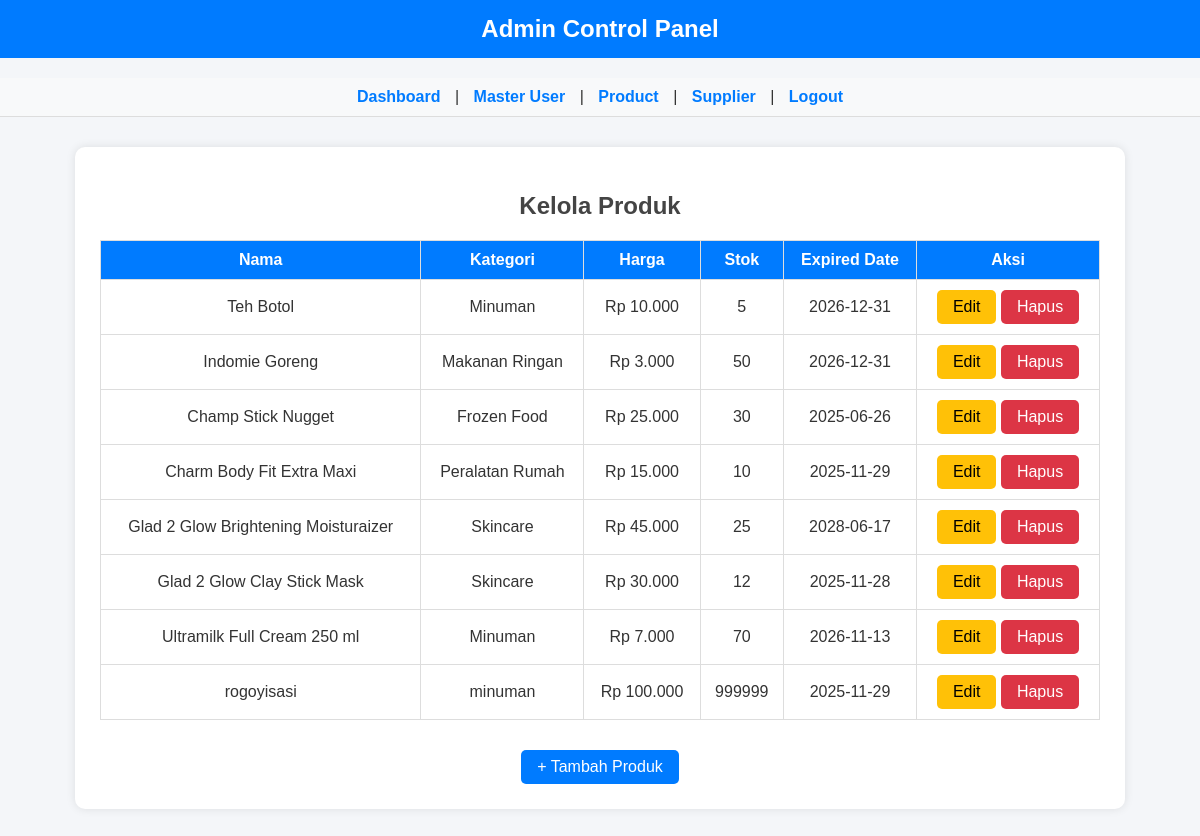
Page /dashboard_admin.php?page=product (signed in) on the committed database.
### tables this page shows
CREATE TABLE `products` (
  `id` int(11) NOT NULL,
  `nama` varchar(100) NOT NULL,
  `kategori` varchar(50) NOT NULL,
  `harga` decimal(10,2) NOT NULL,
  `stok` int(11) NOT NULL,
  `expired_date` date NOT NULL,
  `supplier_id` int(11) DEFAULT NULL
);

### dashboard_admin.php (the view, shortened to what this page needs)
<?php
include 'koneksi.php';
$username = $_SESSION['username'];
$page = isset($_GET['page']) ? $_GET['page'] : 'dashboard';
?>
<!DOCTYPE html>
<html lang="en">
<head>
    <link rel="stylesheet" href="style.css">
</head>
<body>
<div class="site-title">Admin Control Panel</div>
<nav>
    <a href="?page=dashboard">Dashboard</a> |
    <a href="?page=users">Master User</a> |
    <a href="?page=product">Product</a> |
    <a href="supplier.php">Supplier</a> |
    <a href="logout.php">Logout</a>
</nav>
<div class="container">
<?php
if ($page == 'dashboard') {
    echo "<h2>Dashboard</h2>";
    echo "<p>Selamat datang kembali, <b>$username</b> 👑</p>";
}
elseif ($page == 'product') {
    echo "<h2>Kelola Produk</h2>";
    $queryProduk = mysqli_query($conn, "SELECT * FROM products");
    echo "<table>
            <tr>
                <th>Nama</th>
                <th>Kategori</th>
                <th>Harga</th>
                <th>Stok</th>
                <th>Expired Date</th>
                <th>Aksi</th>
            </tr>";
    while ($prod = mysqli_fetch_assoc($queryProduk)) {
        echo "<tr>
                <td>{$prod['nama']}</td>
                <td>{$prod['kategori']}</td>
                <td>Rp " . number_format($prod['harga'], 0, ',', '.') . "</td>
                <td>{$prod['stok']}</td>
                <td>{$prod['expired_date']}</td>
                <td>
                    <a href='edit_produk.php?id={$prod['id']}' class='btn btn-warning'>Edit</a>
                    <a href='hapus_produk.php?id={$prod['id']}' class='btn btn-danger' onclick='return confirm(\"Hapus produk ini?\");'>Hapus</a>
                </td>
              </tr>";
    }
    echo "</table>";
    echo "<div style='text-align:center; margin-top:20px;'>
            <a href='tambah_produk.php' class='btn'>+ Tambah Produk</a>
          </div>";
}
else {
    echo "<p>Halaman tidak ditemukan 🚫</p>";
}
?>
</div>
</body>
</html>

### style.css (style rules this page uses)
body { font-family: Arial, Helvetica, sans-serif; background: #f4f6f9; margin: 0; padding: 0; color: #333; }
.container { width: 400px; margin: 60px auto; background: #fff; padding: 25px; border-radius: 12px; box-shadow: 0 4px 12px rgba(0,0,0,0.1); }
h1, h2 { text-align: center; color: #444; }
nav { background: #007BFF; padding: 12px; text-align: center; }
nav a { color: #fff; text-decoration: none; margin: 0 15px; font-weight: bold; }

### dashboard_admin.php (style rules this page uses)
body { font-family: Arial, sans-serif; background: #f4f6f9; margin:0; padding:0; }
.site-title { background: #007BFF; text-align:center; padding:15px 0; font-size:24px; font-weight:bold; color:white; margin-bottom:20px; }
nav { background:#f8f9fa; padding:10px; text-align:center; border-bottom:1px solid #ddd; }
nav a { color:#007BFF; text-decoration:none; margin:0 10px; font-weight:bold; }
.container { width:90%; max-width:1000px; background:#fff; margin:30px auto; padding:25px; border-radius:10px; box-shadow:0 0 10px rgba(0,0,0,0.1); }
table { width:100%; border-collapse:collapse; margin-top:10px; margin-bottom:30px; }
th, td { padding:10px; border:1px solid #ddd; text-align:center; }
th { background-color:#007BFF; color:white; }
.btn { background-color:#007BFF; color:white; border:none; padding:8px 16px; border-radius:5px; cursor:pointer; text-decoration:none; display:inline-block; }
.btn-warning { background:#ffc107; color:black; }
.btn-danger { background:#dc3545; }

### rows in the picture
products: nama "Teh Botol", kategori "Minuman", harga "10.000", stok "5", expired_date "2026-12-31"
products: nama "Indomie Goreng", kategori "Makanan Ringan", harga "3.000", stok "50", expired_date "2026-12-31"
products: nama "Champ Stick Nugget", kategori "Frozen Food", harga "25.000", stok "30", expired_date "2025-06-26"
products: nama "Charm Body Fit Extra Maxi", kategori "Peralatan Rumah", harga "15.000", stok "10", expired_date "2025-11-29"
products: nama "Glad 2 Glow Brightening Moisturaizer", kategori "Skincare", harga "45.000", stok "25", expired_date "2028-06-17"
products: nama "Glad 2 Glow Clay Stick Mask", kategori "Skincare", harga "30.000", stok "12", expired_date "2025-11-28"
products: nama "Ultramilk Full Cream 250 ml", kategori "Minuman", harga "7.000", stok "70", expired_date "2026-11-13"
products: nama "rogoyisasi", kategori "minuman", harga "100.000", stok "999999", expired_date "2025-11-29"
